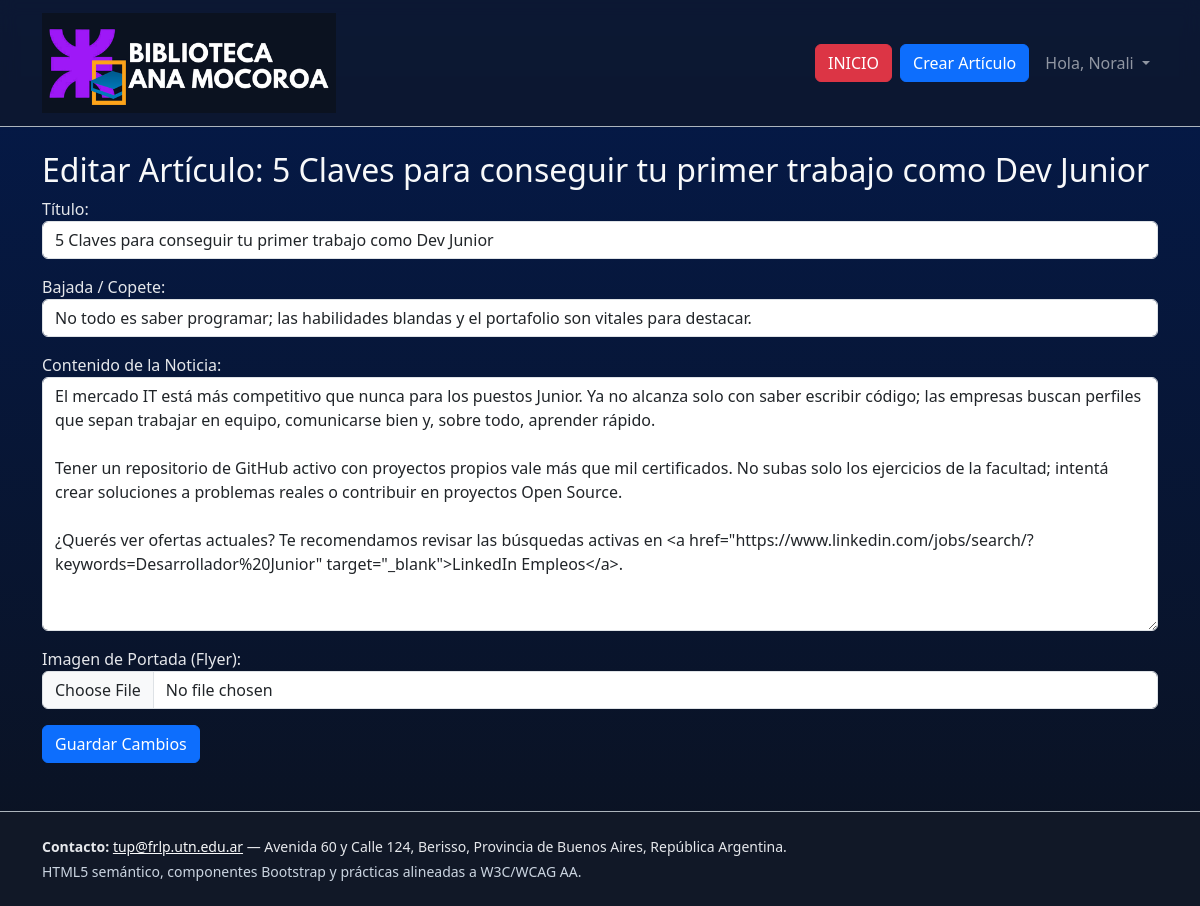
Screenshot of /articulos/editar/4/ (signed in) with the database file from the repository.
### blog_edicion/models.py (models this page shows, shortened)
class Articulo(models.Model):
    titulo = models.CharField(max_length=200)
    bajada = models.CharField(max_length=200)
    cuerpo = models.TextField()
    imagen = models.ImageField(upload_to="noticias/%Y/%m/", blank=True, null=True)
    fecha_publicacion = models.DateTimeField(default=timezone.now)
    autor = models.ForeignKey(User, on_delete=models.CASCADE)
    class Meta:
        verbose_name = "Artículo"
        verbose_name_plural = "Artículos"
        ordering = ["-fecha_publicacion"]

### blog_edicion/views.py (the view)
# urls.py: path("editar/<int:pk>/", views.editar_articulo, name="editar_articulo"),
@login_required
def editar_articulo(request, pk):
    articulo = get_object_or_404(Articulo, pk=pk)
    if articulo.autor != request.user:
        return HttpResponseForbidden("No tienes permiso.")
    if request.method == "POST":
        form = ArticuloForm(request.POST, request.FILES, instance=articulo)
        if form.is_valid():
            form.save()
            return redirect("home")
    else:
        form = ArticuloForm(instance=articulo)
    return render(
        request,
        "blog_edicion/editar_articulo.html",
        {"form": form, "articulo": articulo},
    )

### blog_edicion/forms.py
class ArticuloForm(forms.ModelForm):
    class Meta:
        model = Articulo
        fields = ["titulo", "bajada", "cuerpo", "imagen"]
        widgets = {
            "titulo": forms.TextInput(
                attrs={
                    "class": "form-control",
                    "placeholder": "Título principal de la noticia",
                }
            ),
            "bajada": forms.TextInput(
                attrs={
                    "class": "form-control",
                    "placeholder": "Resumen corto o copete (aparece en la tarjeta)",
                }
            ),
            "cuerpo": forms.Textarea(
                attrs={
                    "class": "form-control",
                    "rows": 10,
                    "placeholder": "Escribe aquí la noticia completa. Puedes pegar enlaces HTML.",
                }
            ),
            "imagen": forms.FileInput(attrs={"class": "form-control"}),
        }
        labels = {
            "titulo": "Título",
            "bajada": "Bajada / Copete",
            "cuerpo": "Contenido de la Noticia",
            "imagen": "Imagen de Portada (Flyer)",
        }

### templates/blog_edicion/editar_articulo.html (shortened to what this page needs)
{% extends "base.html" %}
{% block content %}
  <h2>Editar Artículo: {{ articulo.titulo }}</h2>
  <form method="post" enctype="multipart/form-data">
    {{ form.as_p }}
    <button type="submit" class="btn btn-primary">Guardar Cambios</button>
  </form>
{% endblock %}

### templates/base.html (shortened to what this page needs)
{% load static %}
<!DOCTYPE html>
<html lang="es">
<head>
  <link href="https://cdn.jsdelivr.net/npm/bootstrap@5.3.3/dist/css/bootstrap.min.css" rel="stylesheet">
  <link rel="stylesheet" href="{% static 'css/estilos.css' %}">
</head>
<body class="bg-surface text-light">
  <header class="border-bottom border-dark-subtle position-relative" style="z-index: 100;">
    <nav class="navbar navbar-expand-lg navbar-dark"
      style="background: hsla(221, 39%, 11%, 0.651); backdrop-filter: blur(8px);">
      <div class="container">
        <a class="navbar-brand d-inline-flex align-items-center" href="{% url 'home' %}">
          <img src="{% static 'img/logo2.png' %}" alt="Imagen del blog" style="height:100px;width:auto;">
        </a>
        <div class="collapse navbar-collapse" id="navMain">
          <ul class="navbar-nav ms-auto gap-2 align-items-start align-items-lg-center">
            <li class="nav-item">
              <a class="btn btn-danger w-100" href="{% url 'home' %}">INICIO</a>
            </li>
            {% if user.is_authenticated %}
            <li class="nav-item">
              <a class="btn btn-primary w-100" href="{% url 'blog_edicion:crear_articulo' %}">Crear Artículo</a>
            </li>
            <li class="nav-item dropdown">
              <a class="nav-link dropdown-toggle" href="#" id="navbarDropdown" role="button" data-bs-toggle="dropdown"
                aria-expanded="false">
                Hola, {{ user.username }}
              </a>
            </li>
            {% endif %}
          </ul>
        </div>
      </div>
    </nav>
  </header>
  <main id="contenido" class="container my-4" style="z-index: 10;">
    {% block content %}{% endblock %}
  </main>
  <footer class="mt-5 py-4 border-top border-dark-subtle bg-footer">
    <div class="container small">
      <address class="mb-1">
        <strong>Contacto:</strong>
        <a class="link-light text-decoration-underline" href="mailto:tup@frlp.utn.edu.ar">tup@frlp.utn.edu.ar</a> —
        Avenida 60 y Calle 124, Berisso, Provincia de Buenos Aires, República Argentina.
      </address>
      <div class="text-secondary">
        HTML5 semántico, componentes Bootstrap y prácticas alineadas a W3C/WCAG AA.
      </div>
    </div>
  </footer>
</body>
</html>

### static/css/estilos.css (style rules this page uses)
:root { --bg: #041a4b; --panel: #0b1220; --text: #e5e7eb; }
html, body { height: 100%; }
body { background: linear-gradient(180deg, var(--bg) 0%, #0b1220 100%); color: var(--text); }
.bg-surface { background: linear-gradient(180deg, var(--bg) 0%, #0b1220 100%); color: var(--text); }
.bg-footer { background: #111827; color: #e5e7eb; }
main#contenido { margin-top: 2rem; padding-top: 0; position: relative; z-index: 5; }
p, .lead, span, div { color: inherit; }
section p, main p, header p { color: var(--text); }
.navbar-nav .btn { width: 100%; }
@media (min-width: 992px) { .navbar-nav { gap: .5rem; align-items: center; } }
@media (min-width: 992px) { .navbar-nav .btn { width: auto; } }
.text-secondary, .text-muted { color: #cbd5e1 !important; }

### rows the page displays
Articulo: titulo "5 Claves para conseguir tu primer trabajo como Dev Junior", bajada "No todo es saber programar; las habilidades blandas y el portafolio son vitales para destacar.", cuerpo "El mercado IT está más competitivo que nunca para los puestos Junior. Ya no alcanza solo con saber escribir código; las empresas buscan perfiles que sepan trabajar en equipo, comunicarse bien y, sobre todo, aprender rápido. Tener un repositorio de GitHub activo con proyectos propios vale más que mil certificados. No subas solo los ejercicios de la facultad; intentá crear soluciones a problemas reales o contribuir en proyectos Open Source. ¿Querés ver ofertas actuales? Te recomendamos revisar las búsquedas activas en <a href=\"https://www.linkedin.com/jobs/search/?keywords=Desarrollador%20Junior\" target=\"_blank\">LinkedIn Empleos</a>."

### other values shown
{{ user.username }} "Norali"
